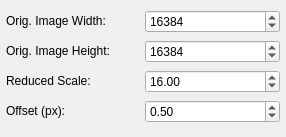
<?xml version="1.0" encoding="UTF-8"?>
<ui version="4.0">
 <class>AnalyserOptions</class>
 <widget class="QMainWindow" name="AnalyserOptions">
  <property name="windowModality">
   <enum>Qt::NonModal</enum>
  </property>
  <property name="geometry">
   <rect>
    <x>0</x>
    <y>0</y>
    <width>286</width>
    <height>137</height>
   </rect>
  </property>
  <property name="sizePolicy">
   <sizepolicy hsizetype="Fixed" vsizetype="Fixed">
    <horstretch>0</horstretch>
    <verstretch>0</verstretch>
   </sizepolicy>
  </property>
  <property name="windowTitle">
   <string>Image Options</string>
  </property>
  <widget class="QWidget" name="widget_main">
   <layout class="QVBoxLayout" name="verticalLayout">
    <property name="spacing">
     <number>3</number>
    </property>
    <property name="leftMargin">
     <number>6</number>
    </property>
    <property name="topMargin">
     <number>6</number>
    </property>
    <property name="rightMargin">
     <number>6</number>
    </property>
    <property name="bottomMargin">
     <number>6</number>
    </property>
    <item>
     <layout class="QHBoxLayout" name="layout_image_width">
      <item>
       <widget class="QLabel" name="label_image_width">
        <property name="sizePolicy">
         <sizepolicy hsizetype="Preferred" vsizetype="Fixed">
          <horstretch>0</horstretch>
          <verstretch>0</verstretch>
         </sizepolicy>
        </property>
        <property name="text">
         <string>Orig. Image Width: </string>
        </property>
       </widget>
      </item>
      <item>
       <widget class="QDoubleSpinBox" name="dsb_image_width">
        <property name="decimals">
         <number>0</number>
        </property>
        <property name="minimum">
         <double>1.000000000000000</double>
        </property>
        <property name="maximum">
         <double>65536.000000000000000</double>
        </property>
        <property name="value">
         <double>16384.000000000000000</double>
        </property>
       </widget>
      </item>
     </layout>
    </item>
    <item>
     <layout class="QHBoxLayout" name="layout_image_height">
      <item>
       <widget class="QLabel" name="label_image_height">
        <property name="sizePolicy">
         <sizepolicy hsizetype="Preferred" vsizetype="Fixed">
          <horstretch>0</horstretch>
          <verstretch>0</verstretch>
         </sizepolicy>
        </property>
        <property name="text">
         <string>Orig. Image Height:</string>
        </property>
       </widget>
      </item>
      <item>
       <widget class="QDoubleSpinBox" name="dsb_image_height">
        <property name="decimals">
         <number>0</number>
        </property>
        <property name="minimum">
         <double>1.000000000000000</double>
        </property>
        <property name="maximum">
         <double>65536.000000000000000</double>
        </property>
        <property name="value">
         <double>16384.000000000000000</double>
        </property>
       </widget>
      </item>
     </layout>
    </item>
    <item>
     <layout class="QHBoxLayout" name="layout_reduced_scale">
      <item>
       <widget class="QLabel" name="label_reduced_scale">
        <property name="sizePolicy">
         <sizepolicy hsizetype="Preferred" vsizetype="Fixed">
          <horstretch>0</horstretch>
          <verstretch>0</verstretch>
         </sizepolicy>
        </property>
        <property name="text">
         <string>Reduced Scale:</string>
        </property>
       </widget>
      </item>
      <item>
       <widget class="QDoubleSpinBox" name="dsb_reduced_scale">
        <property name="decimals">
         <number>2</number>
        </property>
        <property name="maximum">
         <double>100.000000000000000</double>
        </property>
        <property name="singleStep">
         <double>0.010000000000000</double>
        </property>
        <property name="value">
         <double>16.000000000000000</double>
        </property>
       </widget>
      </item>
     </layout>
    </item>
    <item>
     <layout class="QHBoxLayout" name="layout_offset">
      <item>
       <widget class="QLabel" name="label_offset">
        <property name="sizePolicy">
         <sizepolicy hsizetype="Preferred" vsizetype="Fixed">
          <horstretch>0</horstretch>
          <verstretch>0</verstretch>
         </sizepolicy>
        </property>
        <property name="text">
         <string>Offset (px):</string>
        </property>
       </widget>
      </item>
      <item>
       <widget class="QDoubleSpinBox" name="dsb_offset">
        <property name="decimals">
         <number>2</number>
        </property>
        <property name="maximum">
         <double>100.000000000000000</double>
        </property>
        <property name="singleStep">
         <double>0.010000000000000</double>
        </property>
        <property name="value">
         <double>0.500000000000000</double>
        </property>
       </widget>
      </item>
     </layout>
    </item>
   </layout>
  </widget>
 </widget>
 <resources/>
 <connections/>
 <slots>
  <slot>scaleChange(int)</slot>
  <slot>blurChange(int)</slot>
  <slot>noiseChange(int)</slot>
 </slots>
</ui>
